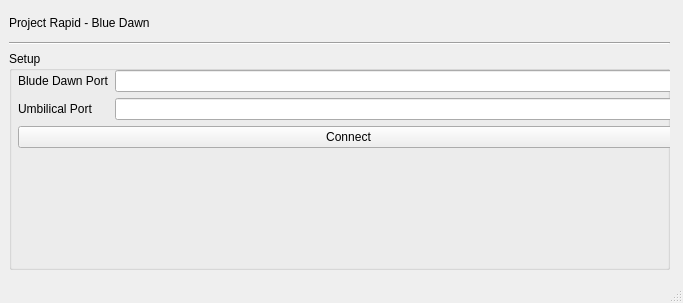
<?xml version="1.0" encoding="UTF-8"?>
<ui version="4.0">
 <class>MainWindow</class>
 <widget class="QMainWindow" name="MainWindow">
  <property name="geometry">
   <rect>
    <x>0</x>
    <y>0</y>
    <width>683</width>
    <height>303</height>
   </rect>
  </property>
  <property name="windowTitle">
   <string>Bruin Space GSE Setup</string>
  </property>
  <property name="windowIcon">
   <iconset>
    <normaloff>images/MainLogo.png</normaloff>images/MainLogo.png</iconset>
  </property>
  <widget class="QWidget" name="centralwidget">
   <widget class="QWidget" name="verticalLayoutWidget">
    <property name="geometry">
     <rect>
      <x>9</x>
      <y>9</y>
      <width>661</width>
      <height>261</height>
     </rect>
    </property>
    <layout class="QVBoxLayout" name="verticalLayout" stretch="1,0,8">
     <item>
      <widget class="QLabel" name="label">
       <property name="text">
        <string>Project Rapid - Blue Dawn</string>
       </property>
      </widget>
     </item>
     <item>
      <widget class="Line" name="line">
       <property name="orientation">
        <enum>Qt::Horizontal</enum>
       </property>
      </widget>
     </item>
     <item>
      <widget class="QGroupBox" name="groupBox">
       <property name="title">
        <string>Setup</string>
       </property>
       <widget class="QWidget" name="formLayoutWidget">
        <property name="geometry">
         <rect>
          <x>9</x>
          <y>19</y>
          <width>661</width>
          <height>211</height>
         </rect>
        </property>
        <layout class="QFormLayout" name="formLayout">
         <item row="1" column="0">
          <widget class="QLabel" name="label_3">
           <property name="text">
            <string>Blude Dawn Port</string>
           </property>
          </widget>
         </item>
         <item row="1" column="1">
          <widget class="QLineEdit" name="lineEdit"/>
         </item>
         <item row="2" column="0">
          <widget class="QLabel" name="label_2">
           <property name="text">
            <string>Umbilical Port</string>
           </property>
          </widget>
         </item>
         <item row="2" column="1">
          <widget class="QLineEdit" name="lineEdit_2"/>
         </item>
         <item row="3" column="0" colspan="2">
          <widget class="QPushButton" name="pushButton">
           <property name="text">
            <string>Connect</string>
           </property>
          </widget>
         </item>
        </layout>
       </widget>
      </widget>
     </item>
    </layout>
   </widget>
  </widget>
  <widget class="QStatusBar" name="statusbar"/>
 </widget>
 <resources>
  <include location="resources.qrc"/>
 </resources>
 <connections/>
</ui>
